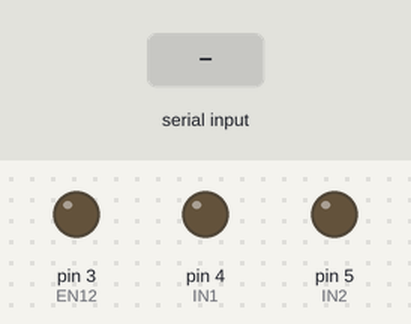
The sketch below on a simulated Arduino Uno, built with avr-gcc and run on an emulated ATmega328P. Shown: output pins drawn as LEDs (lit = HIGH). The inputs (shaded band) are chosen by the test bench.

Above: at 1.2 s.
1.3 s: byte 30 received over Serial
At 2.5 s:
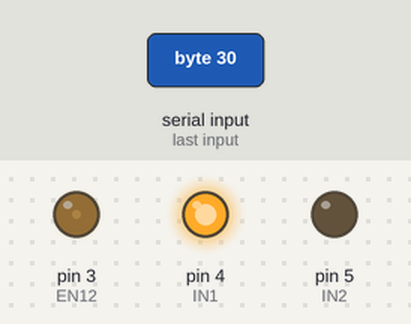
2.8 s: byte 90 received over Serial
At 3.9 s:
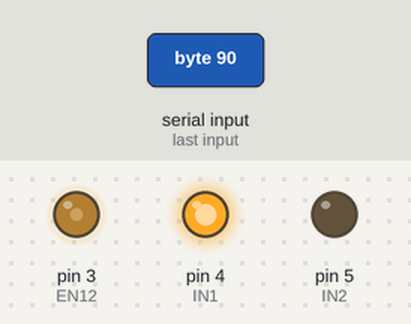
Timing chart, 0 to 5.8 s (numbered marks = the images above; inputs shaded):
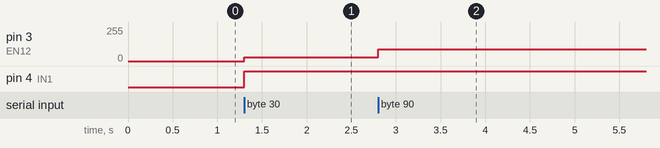

The sketch:

arduino_slave.ino
```cpp
// arduino slave

#define EN12 3
#define IN1 4
#define IN2 5

void setup()
{
  Serial.begin(9600);
  pinMode(IN1, OUTPUT);
  pinMode(IN2, OUTPUT);
  pinMode(EN12, OUTPUT);
}

void loop()
{
  while (Serial.available() > 0)
  {
    int masterValue = Serial.read();
    digitalWrite(IN1, HIGH);
    digitalWrite(IN2, LOW);
    analogWrite(EN12, masterValue);
  }
}
```

Measured:
- after the input at 1.3 s, pin 3 (EN12): 0/255 → 30/255 at once; pin 4 (IN1): LOW → HIGH at once
- after the input at 2.8 s, pin 3 (EN12): 30/255 → 90/255 at once
